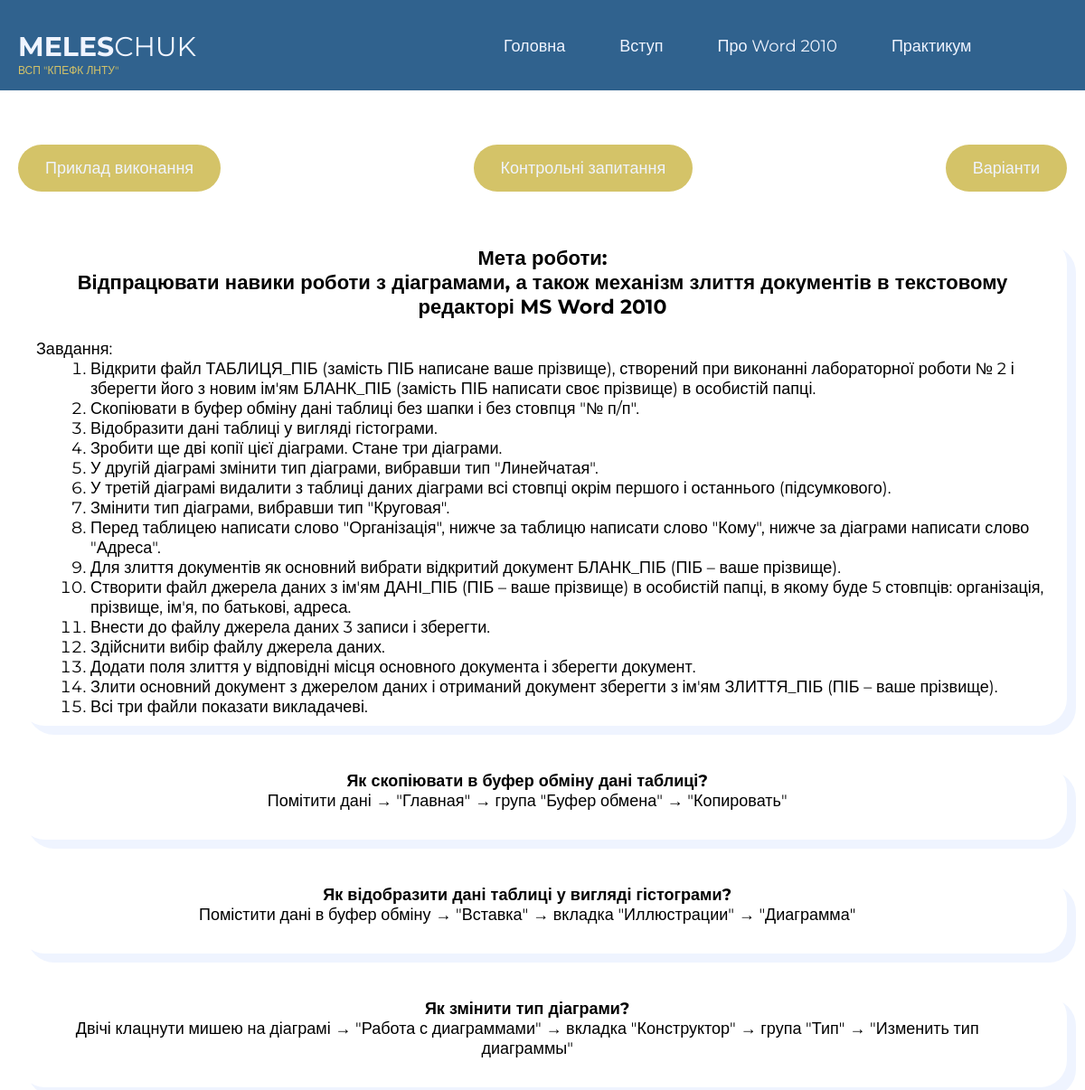
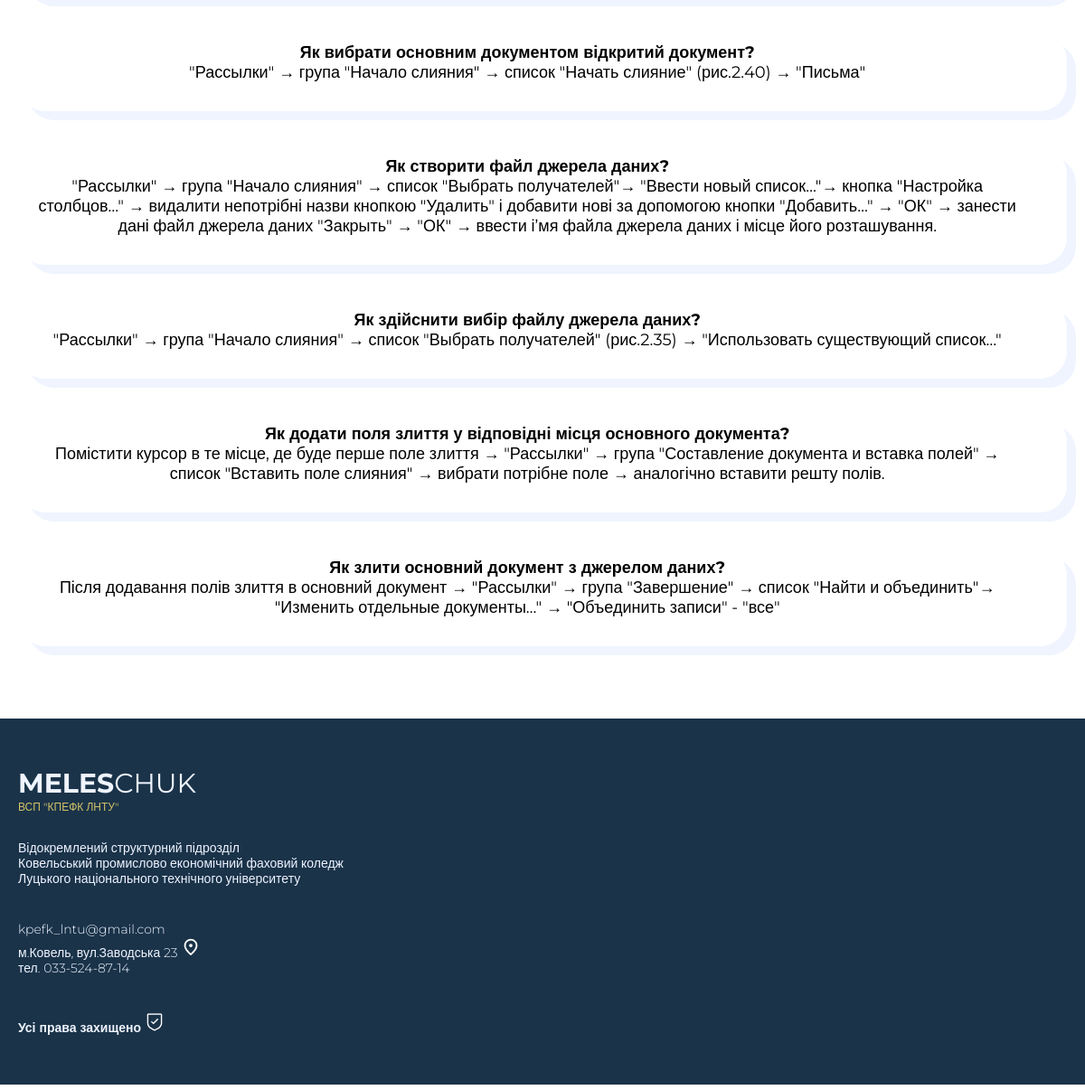
The page /word/practice/4 (signed in) on the database its author committed (2 pictures, top to bottom).
### word/models.py (models this page shows, shortened)
class Practice(models.Model):
    practice_name = models.CharField(max_length= 100, db_index=True, verbose_name="Назва практичної 'Практична робота №'")
    title_practice = models.CharField(max_length = 255, verbose_name="Мета роботи")
    task = models.TextField(verbose_name="Завдання")
    control_questions = models.TextField(verbose_name= "контрольні запитання")
    def get_content_url(self):
        return reverse('practice', kwargs={'main_cont_id': self.pk})
    class Meta:
        verbose_name = "Практична роботу"
        verbose_name_plural = "Практичні роботи"

class Main_content(models.Model):
    title_name = models.TextField(verbose_name="<b>Запитання</b><br>Інструкція для вирішення питання")
    photo_word_cont = models.ImageField(verbose_name="Пояснююче зображення", blank= True)
    main_cont = models.ForeignKey('Practice', on_delete=models.PROTECT, verbose_name="Звязок з таблицею")
    class Meta:
        verbose_name = "Вміст Практичної роботи"
        verbose_name_plural = "Вміст Практичних робіт"

### word/views.py (the view)
# urls.py: path('word/practice/<int:main_cont_id>', views.show_practice, name = "practice"),
@login_required
def show_practice(request, main_cont_id):
    update()
    practice_per_id = Practice.objects.filter(id = main_cont_id)
    cont_all_page = Main_content.objects.filter(main_cont_id = main_cont_id)
    for slug_ in slug_from_photo:
        slug_img = slug_[0]
        slug_img = slug_img.rsplit("-")
        if slug_img[1] == str(main_cont_id):
            list_links_variants.append(["-".join(items for items in slug_img), slug_[1]])
    with open("list_links_variants.pickle", "wb") as f:
        pickle.dump(list_links_variants, f)
    link_slug = [slug[0] for slug in list_links_variants]
    random_variant = random.choice(link_slug) if link_slug else f"practice/{main_cont_id}"
    context = {
        'practice_per_id': practice_per_id,
        'cont_all_page': cont_all_page,
        'random_variant': random_variant,
        'main_cont_id': main_cont_id,
        }
    return render (request, 'word/practice/pract1.html', context)

### main/Main_context_processor.py (called while the page is built)
def Main_News_objects_(request):
    news = News.objects.all()
    return {'news': news,}

### word/views.py (called while the page is built)
def update():
    global slug_from_photo, list_links_variants
    slug_from_photo = Photo_variant.objects.values_list("slug_img", "img_connect_field__variant_name")
    list_links_variants = []

### word/word_context_processor.py (called while the page is built)
def Practice_objects_(request):
    practs = Practice.objects.all()
    return {'practs': practs,}

### word/templates/word/practice/pract1.html (shortened to what this page needs)
{% extends 'word/index_word.html' %}
{% load static %}
{% block content_same_files %}
<div class="container">
    <div class="grid_buttons">
        <div class="grid_but"><a href=""> Приклад виконання</a></div>
        <div class="grid_but" id="control_quest" value="{{main_cont_id}}"><a href="{% url 'word_questions' %}"
                                                                            hx-get="{% url 'word_questions' %}"
                                                                            hx-target="#content_data_block"
                                                                            hx-push-url="true">Контрольні запитання</a></div>
        <div class="grid_but"><a href="{% url 'word' %}/{{random_variant}}#UNIC_IMG">Варіанти</a></div>
    </div>
    <div class="block">
        <div class="intro_content">
            {% for prac_info in practice_per_id %}
                <div class="title"><b>Мета роботи:<br>{{prac_info.title_practice}}</b></div><br>
                Завдання:
                {% autoescape off %}
                <ol>
                    <div class="task_test">{{prac_info.task}}</div>
                </ol>
                {% endautoescape %}
            {% endfor %}
        </div>
    </div>
    {% for explain_information in cont_all_page %}
    {% autoescape off %}
    <div class="block">
        <div class="intro_content">
            <div class="explain_text_word_practice">{{explain_information.title_name}}</div><br>
        </div>
    </div>
    {% endautoescape %}
    {% endfor%}
</div>
{% endblock %}

### word/static/word/css/multy.css (style rules this page uses)
body { width: 100%; font-family: 'Montserrat', sans-serif; font-size: 18px; background: #ffffff; color: #EFF4FF; margin: 0; font-weight: 400; overflow-x: hidden; }
a { text-decoration: none; color: #EFF4FF; }
*, *:before, *:after { margin: 0; padding: 0; font-weight: 400; }
b { font-weight: 700; }
.container { width: 1160px; margin: 0 auto; }
.block { width: 100%; filter: drop-shadow(10px 10px); background: #ffffff; border-radius: 30px; margin: 0 auto; margin-top: 40px; }
.intro_content { width: 1120px; margin: 0 auto; padding-top: 10px; color: #000; padding-bottom: 10px; }
.title > b { font-size: 22px; }
.title { text-align: center; font-size: 18px; }
.task_test { width: 1060px; margin: 0 auto; line-height: 22px; }
.grid_buttons { width: 100%; margin-top: 60px; margin-bottom: 20px; justify-content: space-between; display: flex; }
.grid_but { text-align: center; background: #D4C368; border-radius: 30px; margin-bottom: 10px; padding: 15px 30px; }
.intro_content > ol { padding-left: 60px; }
.explain_text_word_practice { position: relative; text-align: center; width: 97%; }

### rows shown on the page
Practice: title_practice "Відпрацювати навики роботи з діаграмами, а також механізм злиття документів в текстовому редакторі MS Word 2010", task "Відкрити файл ТАБЛИЦЯ_ПІБ (замість ПІБ написане ваше прізвище), створений при виконанні лабораторної роботи № 2 і зберегти його з новим ім'ям БЛАНК_ПІБ (замість ПІБ написати своє прізвище) в особистій папці. Скопіювати в буфер обміну дані таблиці без шапки і без стовпця \"№ п/п\". Відобразити дані таблиці у вигляді гістограми. Зробити ще дві копії цієї діаграми. Стане три діаграми. У другій діаграмі змінити тип діаграми, вибравши тип \"Линейчатая\". У третій діаграмі видалити з таблиці даних діаграми всі стовпці окрім першого і останнього (підсумкового). Змінити тип діаграми, вибравши тип \"Круговая\". Перед таблицею написати слово \"Організація\", нижче за таблицю написати слово \"Кому\", нижче за…"
Main_content: title_name "Як скопіювати в буфер обміну дані таблиці? Помітити дані → \"Главная\" → група \"Буфер обмена\" → \"Копировать\""
Main_content: title_name "Як відобразити дані таблиці у вигляді гістограми? Помістити дані в буфер обміну → \"Вставка\" → вкладка \"Иллюстрации\" → \"Диаграмма\""
Main_content: title_name "Як змінити тип діаграми? Двічі клацнути мишею на діаграмі → \"Работа с диаграммами\" → вкладка \"Конструктор\" → група \"Тип\" → \"Изменить тип диаграммы\""
Main_content: title_name "Як вибрати основним документом відкритий документ? \"Рассылки\" → група \"Начало слияния\" → список \"Начать слияние\" (рис.2.40) → \"Письма\""
Main_content: title_name "Як створити файл джерела даних? \"Рассылки\" → група \"Начало слияния\" → список \"Выбрать получателей\"→ \"Ввести новый список…\"→ кнопка \"Настройка столбцов…\" → видалити непотрібні назви кнопкою \"Удалить\" і добавити нові за допомогою кнопки \"Добавить…\" → \"ОК\" → занести дані файл джерела даних \"Закрыть\" → \"ОК\" → ввести і’мя файла джерела даних і місце його розташування."
Main_content: title_name "Як здійснити вибір файлу джерела даних? \"Рассылки\" → група \"Начало слияния\" → список \"Выбрать получателей\" (рис.2.35) → \"Использовать существующий список…\""
Main_content: title_name "Як додати поля злиття у відповідні місця основного документа? Помістити курсор в те місце, де буде перше поле злиття → \"Рассылки\" → група \"Составление документа и вставка полей\" → список \"Вставить поле слияния\" → вибрати потрібне поле → аналогічно вставити решту полів."
Main_content: title_name "Як злити основний документ з джерелом даних? Після додавання полів злиття в основний документ → \"Рассылки\" → група \"Завершение\" → список \"Найти и объединить\"→ \"Изменить отдельные документы…\" → \"Объединить записи\" - \"все\""
